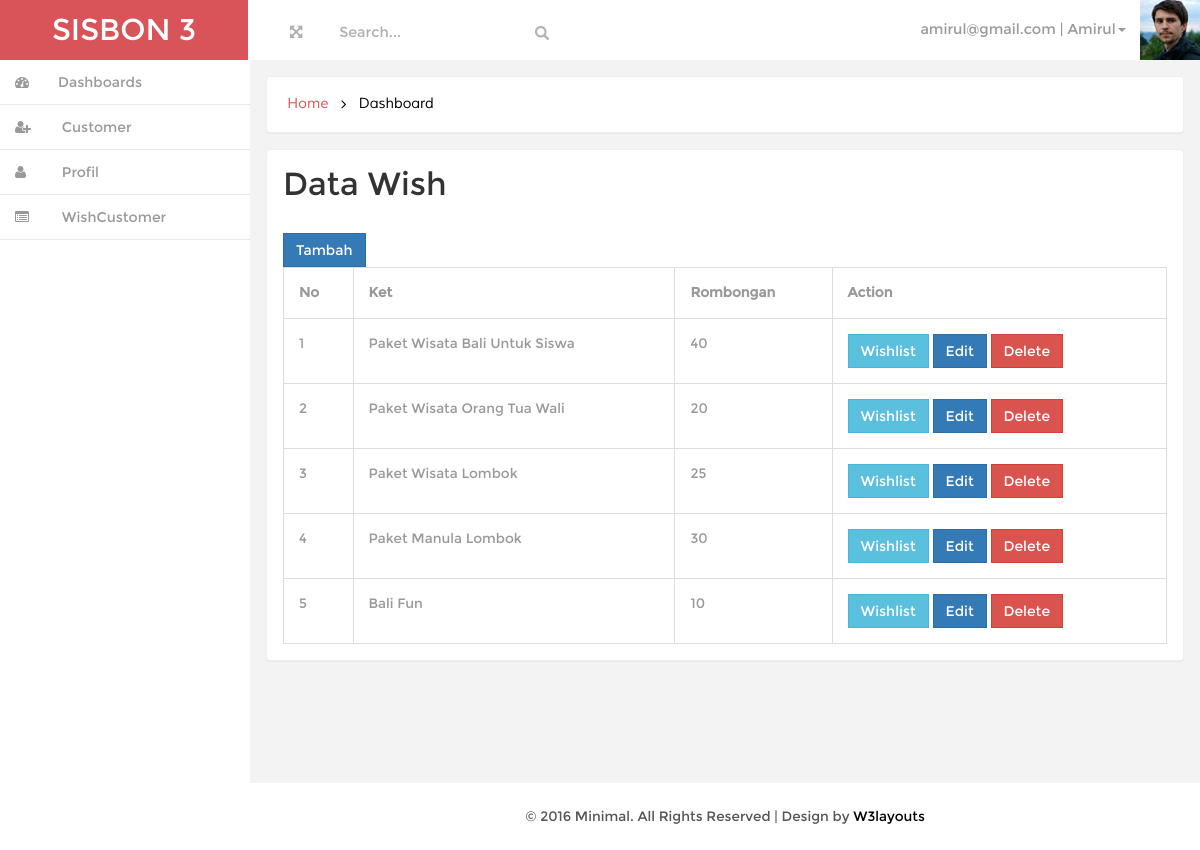
/index.php?page=wish (signed in), run on the app's committed database.
### tables this page shows
CREATE TABLE IF NOT EXISTS `tbpegawai` (
  `id_pegawai` int(11) NOT NULL AUTO_INCREMENT,
  `nama` varchar(100) NOT NULL,
  `tgl_lahir` date NOT NULL,
  `no_telp` varchar(20) NOT NULL,
  `alamat` text NOT NULL,
  `tgl_masuk` date NOT NULL,
  `email` varchar(50) NOT NULL,
  `password` varchar(50) NOT NULL,
  PRIMARY KEY (`id_pegawai`)
);

CREATE TABLE IF NOT EXISTS `tbwish` (
  `id_wish` int(11) NOT NULL AUTO_INCREMENT,
  `id_kota` int(11) NOT NULL,
  `id_customer` int(11) NOT NULL,
  `ket` text NOT NULL,
  `jml` int(11) NOT NULL,
  `status` int(11) NOT NULL,
  PRIMARY KEY (`id_wish`)
);

### class/User.php (called while the page is built, shortened)
<?php
class User
{
    private $pegawai;
    public function __construct(){
        $admin = new Admin();
        $pegawai = new Pegawai();
        $this->pegawai = $pegawai;
        $customer = new Customer();
        if(isset($_SESSION['user_session']))
        {
            if($_SESSION['user_level']=='admin')
            {
                $this->getIdentitasAdmin();
            }
            elseif($_SESSION['user_level']=='pegawai')
            {
                $this->getIdentitasPegawai();
            }
            else
            {
                $this->getIdentitasCustomer();
            }
        }
    }
    public function getIdentitasPegawai()
    {
        $d = $this->pegawai->getById($_SESSION['user_session']);
        $this->nama_user = $d['nama'];
        $this->email_user = $d['email'];
    }
}

### class/Pegawai.php (called while the page is built, shortened)
<?php
class Pegawai implements BaseData
{
    private $conn;
    public function __construct()
    {
        $database = new Koneksi();
        $db = $database->dbKoneksi();
        $this->conn = $db;
    }
    public function getById($id)
    {
       try
       {
           $stmt = $this->conn->prepare("SELECT * FROM tbpegawai WHERE id_pegawai=$id");
           $stmt->execute();
           $rowPegawai = $stmt->fetch(PDO::FETCH_ASSOC);
           return $rowPegawai;
       }
       catch(PDOException $e)
       {
           echo $e->getMessage();
       }
    }
}

### session.php (called while the page is built, shortened)
<?php
$user = new User();

### class/Wish.php (called while the page is built, shortened)
<?php
class Wish implements BaseData
{
    private $conn;
    public function __construct()
    {
        $database = new Koneksi();
        $db = $database->dbKoneksi();
        $this->conn = $db;
    }
    public function getAll()
    {
        try
        {
            $stmt = $this->conn->prepare("SELECT * FROM tbwish");
            $stmt->execute();
            $row = $stmt->fetchAll(PDO::FETCH_ASSOC);
            return $row;
        }
        catch(PDOException $e)
        {
            echo $e->getMessage();
        }
    }
}

### page/wish.php (the view, shortened to what this page needs)
<?php
$model = new Wish();
?>
<h3 class="head-top">Data Wish</h3>
<a href="?page=wish_edit" class="btn btn-primary"> Tambah</a>
<table class="table table-bordered table-responsive">
    <tr>
        <th>No</th>
        <th>Ket</th>
        <th>Rombongan</th>
        <th>Action</th>
    </tr>
<?php
$no=1;
foreach($model->getAll() as $row){
?>
    <tr>
        <td><?=$no++?></td>
        <td><?=$row['ket']?></td>
        <td><?=$row['jml']?></td>
        <td>
            <a href="?page=wishlist&idwish=<?=$row['id_wish']?>" class="btn btn-info">Wishlist</a>
            <a href="?page=wish_edit&id=<?=$row['id_wish']?>" class="btn btn-primary">Edit</a>
            <button type="button" id="<?=$row['id_wish']?>" class="btn btn-danger btn-del">Delete</button>
        </td>
    </tr>
<?php } ?>
</table>

### index.php (shortened to what this page needs)
<?php
require_once("session.php");
?>
<!DOCTYPE HTML>
<html>
<head>
<link href="css/bootstrap.min.css" rel='stylesheet' type='text/css' />
<link href="css/style.css" rel='stylesheet' type='text/css' />
<link href="css/font-awesome.css" rel="stylesheet">
<link href="css/custom.css" rel="stylesheet">
</head>
<body>
<div id="wrapper">
        <nav class="navbar-default navbar-static-top" role="navigation">
             <div class="navbar-header">
               <h1> <a class="navbar-brand" href="index.php">SISBON <?=SISBON_LEVEL_USER_CUSTOMER?></a></h1>
			   </div>
			 <div class=" border-bottom">
        	<div class="full-left">
        	  <section class="full-top">
				<button id="toggle"><i class="fa fa-arrows-alt"></i></button>
			</section>
			<form class=" navbar-left-right">
              <input type="text"  value="Search..." onfocus="this.value = '';" onblur="if (this.value == '') {this.value = 'Search...';}">
              <input type="submit" value="" class="fa fa-search">
            </form>
            <div class="clearfix"> </div>
           </div>
		    <div class="drop-men" >
		        <ul class=" nav_1">
					<li class="dropdown">
		              <a href="#" class="dropdown-toggle dropdown-at" data-toggle="dropdown"><span class=" name-caret"><?=$user->email_user?> | <?=$user->nama_user?><i class="caret"></i></span><img src="images/wo.jpg"></a>
		            </li>
		        </ul>
		     </div>
			<div class="clearfix">
     </div>
		    <div class="navbar-default sidebar" role="navigation">
                <div class="sidebar-nav navbar-collapse">
                <ul class="nav" id="side-menu">
					<?php include "sidemenu.php" ?>
                </ul>
            </div>
			</div>
        </nav>
        <div id="page-wrapper" class="gray-bg dashbard-1">
       <div class="content-main">
		    <div class="banner">
				<h2>
				<a href="index.html">Home</a>
				<i class="fa fa-angle-right"></i>
				<span>Dashboard</span>
				</h2>
		    </div>
		   <div class="blank">
			   <div class="blank-page">
					<?php
					if(isset($_GET['page']) AND file_exists('page/'.$_GET['page'].'.php')){include "page/".$_GET['page'].'.php';} else {include "page/home.php";}
					?>
			   </div>
		   </div>
<div class="copy">
            <p> &copy; 2016 Minimal. All Rights Reserved | Design by <a href="#" target="_blank">W3layouts</a> </p>
	    </div>
		</div>
       </div>
     </div>
</body>
</html>

### css/style.css (style rules this page uses)
h4, h5, h6, h1, h2, h3 { margin: 0; }
ul, ol { margin: 0;padding: 0; }
p { margin: 0; }
html, body { font-family:'Montserrat-Regular'; font-size: 100%; background:#F3F3F4; overflow-x: hidden; }
body a { transition:0.5s all; -webkit-transition:0.5s all; -moz-transition:0.5s all; -o-transition:0.5s all; -ms-transition:0.5s all; }
div#wrapper { background-color: #fff; }
.navbar-default.sidebar { background-color: #fff; }
h1 a.navbar-brand { color: #fff !important; font-size: 30px; font-weight: 500; padding: 20px 0px; background: #d95459; text-align: center; width:248px; height: 60px; }
@media (min-width: 768px) { #page-wrapper { position: inherit; margin: 0 0 0 240px; min-height: 1000px; } }
a.dropdown-toggle.dropdown-at { border-bottom: none; }
.content-main { background-color: #F3F3F4; padding-top: 1em; }
.full-top { float:left; }
.navbar-left-right { float: left; margin-left: 6%; }
.border-bottom { background-color: #fff; }
.full-left { float: left; width: 40%; margin-left: 3%; margin-top: 1.3em; }
.full-left button { background: none; border: none; outline: none; color: #B3AEAE; font-size: 0.9em; }
.navbar-left-right input[type="text"] { background: none; border: none; outline: none; color:#B3AEAE; font-size: 0.9em; }
.navbar-left-right input[type="submit"] { background: url(../images/search.png) 0px 2px no-repeat; width:16px; height:16px; border: none; outline: none; color:#B3AEAE; font-size: 0.9em; }
.drop-men { float: right; }
.dropdown-at { padding: 0 !important; position: relative; color: #999; font-size: 0.9em; text-decoration: none ; }
.dropdown-at img { margin: 0 0em 0 1em; }
.dropdown, .dropup { display: inline-block; padding:0; }
.banner { background: #fff; display: block; margin: 0em 1em ; padding:1em; border: 1px solid #ebeff6; border-color: #ebeff6; border-radius: 4px; -webkit-border-radius: 4px; -o-border-radius: 4px; -moz-border-radius: 4px; -ms-border-radius: 4px; -webkit-box-shadow: 0 1px 1px rgba(0,0,0,.05); box-shadow: 0 1px 1px rgba(0,0,0,.05); }
.banner h2 { font-size:0.9em; }
.banner h2 a { color:#D95459; text-decoration:none; font-family: 'Muli-Regular'; padding:0.3em ; }
.banner h2 span { color:#000; font-family: 'Muli-Regular'; padding:0.3em ; }
.banner h2 i { color:#000; vertical-align:middle; padding:0.3em ; }
.blank { padding: 1em; min-height: 650px; }
.blank-page { padding: 1em; background: #fff; border: 1px solid #ebeff6; border-radius: 4px; -webkit-border-radius: 4px; -o-border-radius: 4px; -moz-border-radius: 4px; -ms-border-radius: 4px; -webkit-box-shadow: 0 1px 1px rgba(0,0,0,.05); box-shadow: 0 1px 1px rgba(0,0,0,.05); }
.btn { border-radius: 0px; outline: none; }
h3.head-top { font-size:2em; margin-bottom:1em; }
.table td, .table>tbody>tr>td, .table>tbody>tr>th, .table>tfoot>tr>td, .table>tfoot>tr>th, .table>thead>tr>td, .table>thead>tr>th { padding: 15px !important; font-size: 0.85em; color: #999; border-top: none !important; }
.table { margin-bottom: 0; }
.copy { background:#fff; text-align:center; padding:1.5em 0; }
.copy p, .copy-right p { font-size:0.85em; color:#555; }
.copy p a, .copy-right p a { color:#000; }

### css/custom.css (style rules this page uses)
#wrapper { width: 100%; }
#page-wrapper { min-height: 568px; }
@media (min-width:768px) { #page-wrapper { position: inherit; margin: 0 0 0 250px; } }
.sidebar .sidebar-nav.navbar-collapse { padding-right: 0; padding-left: 0; }
@media (min-width:768px) { .sidebar { z-index: 1; position: absolute; width: 250px; } }

### data on the page
tbpegawai: email "amirul@gmail.com", nama "Amirul"
tbwish: ket "Paket Wisata Bali Untuk Siswa", jml "40"
tbwish: ket "Paket Wisata Orang Tua Wali", jml "20"
tbwish: ket "Paket Wisata Lombok", jml "25"
tbwish: ket "Paket Manula Lombok", jml "30"
tbwish: ket "Bali Fun", jml "10"

### other printed values
SISBON_LEVEL_USER_CUSTOMER "3"
